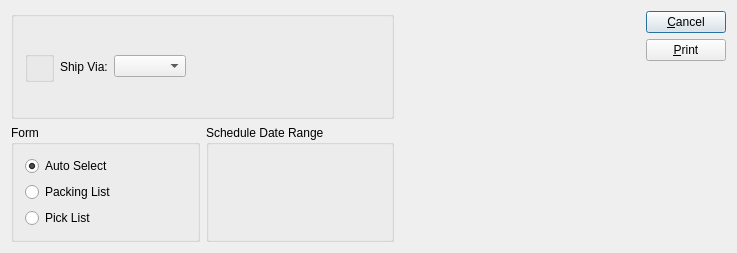
<?xml version="1.0" encoding="UTF-8"?>
<ui version="4.0">
 <comment>This file is part of the xTuple ERP: PostBooks Edition, a free and
open source Enterprise Resource Planning software suite,
Copyright (c) 1999-2019 by OpenMFG LLC, d/b/a xTuple.
It is licensed to you under the Common Public Attribution License
version 1.0, the full text of which (including xTuple-specific Exhibits)
is available at www.xtuple.com/CPAL.  By using this software, you agree
to be bound by its terms.</comment>
 <class>printPackingListBatchByShipvia</class>
 <widget class="QDialog" name="printPackingListBatchByShipvia">
  <property name="geometry">
   <rect>
    <x>0</x>
    <y>0</y>
    <width>737</width>
    <height>253</height>
   </rect>
  </property>
  <property name="windowTitle">
   <string>Print Packing List Batch</string>
  </property>
  <layout class="QGridLayout" name="gridLayout_5">
   <item row="0" column="0">
    <layout class="QGridLayout" name="gridLayout_4">
     <item row="0" column="0" colspan="2">
      <widget class="QGroupBox" name="_shipviaGroup">
       <property name="title">
        <string/>
       </property>
       <layout class="QGridLayout" name="gridLayout">
        <item row="0" column="2">
         <widget class="XComboBox" name="_shipvia">
          <property name="allowNull">
           <bool>true</bool>
          </property>
          <property name="nullStr">
           <string>All</string>
          </property>
         </widget>
        </item>
        <item row="0" column="1">
         <widget class="QLabel" name="_shipviaLit">
          <property name="text">
           <string>Ship Via:</string>
          </property>
         </widget>
        </item>
        <item row="0" column="3">
         <spacer name="spacer1">
          <property name="orientation">
           <enum>Qt::Horizontal</enum>
          </property>
          <property name="sizeType">
           <enum>QSizePolicy::MinimumExpanding</enum>
          </property>
          <property name="sizeHint" stdset="0">
           <size>
            <width>194</width>
            <height>18</height>
           </size>
          </property>
         </spacer>
        </item>
        <item row="0" column="0">
         <widget class="WarehouseGroup" name="_warehouse"/>
        </item>
       </layout>
      </widget>
     </item>
     <item row="0" column="3" rowspan="2">
      <layout class="QVBoxLayout">
       <item>
        <widget class="QPushButton" name="_cancel">
         <property name="text">
          <string>&amp;Cancel</string>
         </property>
        </widget>
       </item>
       <item>
        <widget class="QPushButton" name="_print">
         <property name="text">
          <string>&amp;Print</string>
         </property>
        </widget>
       </item>
       <item>
        <spacer name="spacer3">
         <property name="orientation">
          <enum>Qt::Vertical</enum>
         </property>
         <property name="sizeType">
          <enum>QSizePolicy::Expanding</enum>
         </property>
         <property name="sizeHint" stdset="0">
          <size>
           <width>20</width>
           <height>40</height>
          </size>
         </property>
        </spacer>
       </item>
      </layout>
     </item>
     <item row="1" column="0">
      <widget class="QGroupBox" name="_formGroup">
       <property name="title">
        <string>Form</string>
       </property>
       <layout class="QGridLayout" name="gridLayout_2">
        <item row="0" column="0">
         <layout class="QVBoxLayout" name="verticalLayout">
          <item>
           <widget class="QRadioButton" name="_auto">
            <property name="text">
             <string>Auto Select</string>
            </property>
            <property name="checked">
             <bool>true</bool>
            </property>
           </widget>
          </item>
          <item>
           <widget class="QRadioButton" name="_pack">
            <property name="text">
             <string>Packing List</string>
            </property>
           </widget>
          </item>
          <item>
           <widget class="QRadioButton" name="_pick">
            <property name="text">
             <string>Pick List</string>
            </property>
            <property name="checked">
             <bool>false</bool>
            </property>
           </widget>
          </item>
         </layout>
        </item>
       </layout>
      </widget>
     </item>
     <item row="1" column="1">
      <widget class="QGroupBox" name="_dateGroup">
       <property name="title">
        <string>Schedule Date Range</string>
       </property>
       <layout class="QGridLayout" name="gridLayout_3">
        <item row="0" column="0">
         <widget class="DateCluster" name="_dates">
          <property name="focusPolicy">
           <enum>Qt::StrongFocus</enum>
          </property>
         </widget>
        </item>
       </layout>
      </widget>
     </item>
     <item row="1" column="2">
      <spacer name="horizontalSpacer">
       <property name="orientation">
        <enum>Qt::Horizontal</enum>
       </property>
       <property name="sizeHint" stdset="0">
        <size>
         <width>18</width>
         <height>20</height>
        </size>
       </property>
      </spacer>
     </item>
    </layout>
   </item>
  </layout>
 </widget>
 <layoutdefault spacing="6" margin="11"/>
 <customwidgets>
  <customwidget>
   <class>DateCluster</class>
   <extends>QWidget</extends>
   <header>datecluster.h</header>
   <container>1</container>
  </customwidget>
  <customwidget>
   <class>WarehouseGroup</class>
   <extends>QGroupBox</extends>
   <header>warehousegroup.h</header>
   <container>1</container>
  </customwidget>
  <customwidget>
   <class>XComboBox</class>
   <extends>QComboBox</extends>
   <header>xcombobox.h</header>
  </customwidget>
 </customwidgets>
 <tabstops>
  <tabstop>_shipvia</tabstop>
  <tabstop>_auto</tabstop>
  <tabstop>_pack</tabstop>
  <tabstop>_pick</tabstop>
  <tabstop>_dates</tabstop>
  <tabstop>_print</tabstop>
  <tabstop>_cancel</tabstop>
 </tabstops>
 <resources/>
 <connections>
  <connection>
   <sender>_cancel</sender>
   <signal>clicked()</signal>
   <receiver>printPackingListBatchByShipvia</receiver>
   <slot>close()</slot>
   <hints>
    <hint type="sourcelabel">
     <x>20</x>
     <y>20</y>
    </hint>
    <hint type="destinationlabel">
     <x>20</x>
     <y>20</y>
    </hint>
   </hints>
  </connection>
 </connections>
</ui>
